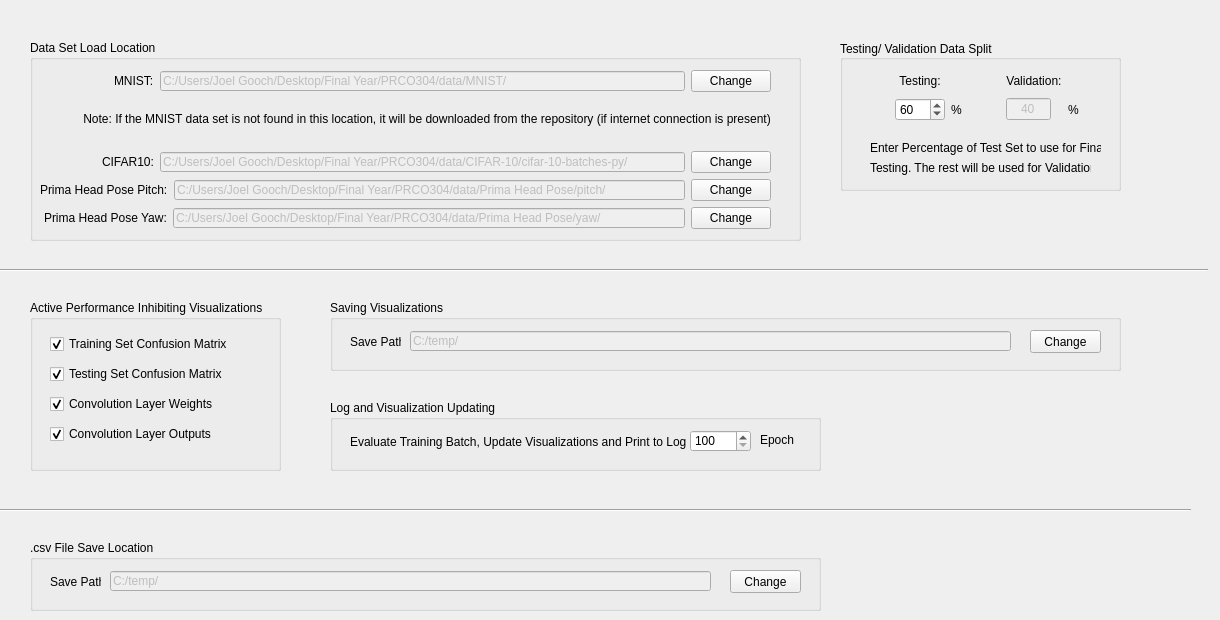
    <widget class="QWidget" name="tabSettings">
     <attribute name="title">
      <string>Settings</string>
     </attribute>
     <widget class="QGroupBox" name="grpTestValidSplit">
      <property name="geometry">
       <rect>
        <x>840</x>
        <y>40</y>
        <width>281</width>
        <height>151</height>
       </rect>
      </property>
      <property name="title">
       <string>Testing/ Validation Data Split</string>
      </property>
      <property name="alignment">
       <set>Qt::AlignLeading|Qt::AlignLeft|Qt::AlignVCenter</set>
      </property>
      <widget class="QWidget" name="gridLayoutWidget_4">
       <property name="geometry">
        <rect>
         <x>55</x>
         <y>30</y>
         <width>191</width>
         <height>51</height>
        </rect>
       </property>
       <layout class="QGridLayout" name="gridLayout_2">
        <item row="0" column="4">
         <widget class="QLabel" name="lblValidSplit">
          <property name="text">
           <string>Validation:</string>
          </property>
          <property name="alignment">
           <set>Qt::AlignCenter</set>
          </property>
         </widget>
        </item>
        <item row="1" column="5">
         <widget class="QLabel" name="lblPercent2">
          <property name="text">
           <string>%</string>
          </property>
         </widget>
        </item>
        <item row="0" column="1">
         <widget class="QLabel" name="lblTestSplit">
          <property name="text">
           <string>Testing:</string>
          </property>
          <property name="alignment">
           <set>Qt::AlignCenter</set>
          </property>
         </widget>
        </item>
        <item row="1" column="4">
         <widget class="QLineEdit" name="txtValidSplit">
          <property name="enabled">
           <bool>false</bool>
          </property>
          <property name="sizePolicy">
           <sizepolicy hsizetype="Fixed" vsizetype="Fixed">
            <horstretch>0</horstretch>
            <verstretch>0</verstretch>
           </sizepolicy>
          </property>
          <property name="maximumSize">
           <size>
            <width>45</width>
            <height>16777215</height>
           </size>
          </property>
          <property name="text">
           <string>40</string>
          </property>
          <property name="alignment">
           <set>Qt::AlignCenter</set>
          </property>
          <property name="readOnly">
           <bool>true</bool>
          </property>
         </widget>
        </item>
        <item row="1" column="2">
         <widget class="QLabel" name="lblPercent1">
          <property name="text">
           <string>%</string>
          </property>
         </widget>
        </item>
        <item row="1" column="3">
         <spacer name="horizontalSpacer_7">
          <property name="orientation">
           <enum>Qt::Horizontal</enum>
          </property>
          <property name="sizeType">
           <enum>QSizePolicy::Fixed</enum>
          </property>
          <property name="sizeHint" stdset="0">
           <size>
            <width>30</width>
            <height>20</height>
           </size>
          </property>
         </spacer>
        </item>
        <item row="1" column="1">
         <widget class="QSpinBox" name="spnTestSplit">
          <property name="sizePolicy">
           <sizepolicy hsizetype="Fixed" vsizetype="Fixed">
            <horstretch>0</horstretch>
            <verstretch>0</verstretch>
           </sizepolicy>
          </property>
          <property name="minimumSize">
           <size>
            <width>50</width>
            <height>0</height>
           </size>
          </property>
          <property name="minimum">
           <number>10</number>
          </property>
          <property name="maximum">
           <number>100</number>
          </property>
          <property name="singleStep">
           <number>10</number>
          </property>
          <property name="value">
           <number>60</number>
          </property>
         </widget>
        </item>
       </layout>
      </widget>
      <widget class="QLabel" name="lblTestValidSplit">
       <property name="geometry">
        <rect>
         <x>30</x>
         <y>100</y>
         <width>231</width>
         <height>16</height>
        </rect>
       </property>
       <property name="text">
        <string>Enter Percentage of Test Set to use for Final</string>
       </property>
      </widget>
      <widget class="QLabel" name="lblTestValidSplit2">
       <property name="geometry">
        <rect>
         <x>30</x>
         <y>120</y>
         <width>221</width>
         <height>16</height>
        </rect>
       </property>
       <property name="text">
        <string>Testing. The rest will be used for Validation.</string>
       </property>
      </widget>
     </widget>
     <widget class="QGroupBox" name="grpRunTime">
      <property name="geometry">
       <rect>
        <x>30</x>
        <y>300</y>
        <width>251</width>
        <height>171</height>
       </rect>
      </property>
      <property name="title">
       <string>Active Performance Inhibiting Visualizations</string>
      </property>
      <widget class="QWidget" name="gridLayoutWidget_5">
       <property name="geometry">
        <rect>
         <x>20</x>
         <y>30</y>
         <width>201</width>
         <height>121</height>
        </rect>
       </property>
       <layout class="QGridLayout" name="gridLayout_4">
        <item row="3" column="0">
         <widget class="QCheckBox" name="chkConvOutputs">
          <property name="text">
           <string>Convolution Layer Outputs</string>
          </property>
          <property name="checked">
           <bool>true</bool>
          </property>
         </widget>
        </item>
        <item row="0" column="0">
         <widget class="QCheckBox" name="chkTrainConf">
          <property name="text">
           <string>Training Set Confusion Matrix</string>
          </property>
          <property name="checked">
           <bool>true</bool>
          </property>
         </widget>
        </item>
        <item row="2" column="0">
         <widget class="QCheckBox" name="chkConvWeights">
          <property name="text">
           <string>Convolution Layer Weights</string>
          </property>
          <property name="checked">
           <bool>true</bool>
          </property>
         </widget>
        </item>
        <item row="1" column="0">
         <widget class="QCheckBox" name="chkTestConf">
          <property name="text">
           <string>Testing Set Confusion Matrix</string>
          </property>
          <property name="checked">
           <bool>true</bool>
          </property>
         </widget>
        </item>
       </layout>
      </widget>
     </widget>
     <widget class="QGroupBox" name="grpDataSetLocate">
      <property name="geometry">
       <rect>
        <x>30</x>
        <y>40</y>
        <width>771</width>
        <height>201</height>
       </rect>
      </property>
      <property name="title">
       <string>Data Set Load Location</string>
      </property>
      <widget class="QWidget" name="verticalLayoutWidget">
       <property name="geometry">
        <rect>
         <x>10</x>
         <y>30</y>
         <width>731</width>
         <height>159</height>
        </rect>
       </property>
       <layout class="QVBoxLayout" name="verticalLayout_2">
        <item>
         <layout class="QHBoxLayout" name="horizontalLayout_11">
          <item>
           <spacer name="horizontalSpacer_18">
            <property name="orientation">
             <enum>Qt::Horizontal</enum>
            </property>
            <property name="sizeType">
             <enum>QSizePolicy::Fixed</enum>
            </property>
            <property name="sizeHint" stdset="0">
             <size>
              <width>74</width>
              <height>20</height>
             </size>
            </property>
           </spacer>
          </item>
          <item>
           <widget class="QLabel" name="lblMNISTPath">
            <property name="text">
             <string>MNIST:</string>
            </property>
           </widget>
          </item>
          <item>
           <widget class="QLineEdit" name="txtMNISTPath">
            <property name="enabled">
             <bool>false</bool>
            </property>
            <property name="minimumSize">
             <size>
              <width>0</width>
              <height>20</height>
             </size>
            </property>
            <property name="maximumSize">
             <size>
              <width>16777215</width>
              <height>20</height>
             </size>
            </property>
            <property name="text">
             <string>C:/Users/Joel Gooch/Desktop/Final Year/PRCO304/data/MNIST/</string>
            </property>
            <property name="readOnly">
             <bool>true</bool>
            </property>
           </widget>
          </item>
          <item>
           <widget class="QPushButton" name="btnChangeMNISTPath">
            <property name="text">
             <string>Change</string>
            </property>
           </widget>
          </item>
         </layout>
        </item>
        <item>
         <layout class="QHBoxLayout" name="horizontalLayout_12">
          <item>
           <spacer name="horizontalSpacer_6">
            <property name="orientation">
             <enum>Qt::Horizontal</enum>
            </property>
            <property name="sizeHint" stdset="0">
             <size>
              <width>40</width>
              <height>20</height>
             </size>
            </property>
           </spacer>
          </item>
          <item>
           <widget class="QLabel" name="lblMNISTInfo">
            <property name="text">
             <string>Note: If the MNIST data set is not found in this location, it will be downloaded from the repository (if internet connection is present)</string>
            </property>
            <property name="alignment">
             <set>Qt::AlignCenter</set>
            </property>
           </widget>
          </item>
         </layout>
        </item>
        <item>
         <spacer name="verticalSpacer_6">
          <property name="orientation">
           <enum>Qt::Vertical</enum>
          </property>
          <property name="sizeType">
           <enum>QSizePolicy::Fixed</enum>
          </property>
          <property name="sizeHint" stdset="0">
           <size>
            <width>20</width>
            <height>5</height>
           </size>
          </property>
         </spacer>
        </item>
        <item>
         <layout class="QHBoxLayout" name="horizontalLayout_6">
          <item>
           <spacer name="horizontalSpacer_17">
            <property name="orientation">
             <enum>Qt::Horizontal</enum>
            </property>
            <property name="sizeType">
             <enum>QSizePolicy::Fixed</enum>
            </property>
            <property name="sizeHint" stdset="0">
             <size>
              <width>62</width>
              <height>20</height>
             </size>
            </property>
           </spacer>
          </item>
          <item>
           <widget class="QLabel" name="lblCIFARPath">
            <property name="text">
             <string>CIFAR10:</string>
            </property>
           </widget>
          </item>
          <item>
           <widget class="QLineEdit" name="txtCIFARPath">
            <property name="enabled">
             <bool>false</bool>
            </property>
            <property name="minimumSize">
             <size>
              <width>0</width>
              <height>20</height>
             </size>
            </property>
            <property name="maximumSize">
             <size>
              <width>16777215</width>
              <height>20</height>
             </size>
            </property>
            <property name="text">
             <string>C:/Users/Joel Gooch/Desktop/Final Year/PRCO304/data/CIFAR-10/cifar-10-batches-py/</string>
            </property>
            <property name="readOnly">
             <bool>true</bool>
            </property>
           </widget>
          </item>
          <item>
           <widget class="QPushButton" name="btnChangeCIFARPath">
            <property name="text">
             <string>Change</string>
            </property>
           </widget>
          </item>
         </layout>
        </item>
        <item>
         <layout class="QHBoxLayout" name="horizontalLayout_9">
          <item>
           <widget class="QLabel" name="lblPrimaPitchPath">
            <property name="text">
             <string>Prima Head Pose Pitch:</string>
            </property>
           </widget>
          </item>
          <item>
           <widget class="QLineEdit" name="txtPrimaPitchPath">
            <property name="enabled">
             <bool>false</bool>
            </property>
            <property name="minimumSize">
             <size>
              <width>0</width>
              <height>20</height>
             </size>
            </property>
            <property name="maximumSize">
             <size>
              <width>16777215</width>
              <height>20</height>
             </size>
            </property>
            <property name="text">
             <string>C:/Users/Joel Gooch/Desktop/Final Year/PRCO304/data/Prima Head Pose/pitch/</string>
            </property>
            <property name="readOnly">
             <bool>true</bool>
            </property>
           </widget>
          </item>
          <item>
           <widget class="QPushButton" name="btnChangePrimaPitchPath">
            <property name="text">
             <string>Change</string>
            </property>
           </widget>
          </item>
         </layout>
        </item>
        <item>
         <layout class="QHBoxLayout" name="horizontalLayout_10">
          <item>
           <spacer name="horizontalSpacer_8">
            <property name="orientation">
             <enum>Qt::Horizontal</enum>
            </property>
            <property name="sizeType">
             <enum>QSizePolicy::Fixed</enum>
            </property>
            <property name="sizeHint" stdset="0">
             <size>
              <width>4</width>
              <height>20</height>
             </size>
            </property>
           </spacer>
          </item>
          <item>
           <widget class="QLabel" name="lblPrimaYawPath">
            <property name="text">
             <string>Prima Head Pose Yaw:</string>
            </property>
           </widget>
          </item>
          <item>
           <widget class="QLineEdit" name="txtPrimaYawPath">
            <property name="enabled">
             <bool>false</bool>
            </property>
            <property name="minimumSize">
             <size>
              <width>0</width>
              <height>20</height>
             </size>
            </property>
            <property name="maximumSize">
             <size>
              <width>16777215</width>
              <height>20</height>
             </size>
            </property>
            <property name="text">
             <string>C:/Users/Joel Gooch/Desktop/Final Year/PRCO304/data/Prima Head Pose/yaw/</string>
            </property>
            <property name="readOnly">
             <bool>true</bool>
            </property>
           </widget>
          </item>
          <item>
           <widget class="QPushButton" name="btnChangePrimaYawPath">
            <property name="text">
             <string>Change</string>
            </property>
           </widget>
          </item>
         </layout>
        </item>
       </layout>
      </widget>
     </widget>
     <widget class="QGroupBox" name="grpSaveVis">
      <property name="geometry">
       <rect>
        <x>330</x>
        <y>300</y>
        <width>791</width>
        <height>71</height>
       </rect>
      </property>
      <property name="title">
       <string>Saving Visualizations</string>
      </property>
      <widget class="QLineEdit" name="txtVisSavePath">
       <property name="enabled">
        <bool>false</bool>
       </property>
       <property name="geometry">
        <rect>
         <x>80</x>
         <y>31</y>
         <width>601</width>
         <height>20</height>
        </rect>
       </property>
       <property name="minimumSize">
        <size>
         <width>0</width>
         <height>20</height>
        </size>
       </property>
       <property name="maximumSize">
        <size>
         <width>16777215</width>
         <height>20</height>
        </size>
       </property>
       <property name="text">
        <string>C:/temp/</string>
       </property>
       <property name="readOnly">
        <bool>true</bool>
       </property>
      </widget>
      <widget class="QPushButton" name="btnChangeVisPath">
       <property name="geometry">
        <rect>
         <x>700</x>
         <y>30</y>
         <width>71</width>
         <height>23</height>
        </rect>
       </property>
       <property name="text">
        <string>Change</string>
       </property>
      </widget>
      <widget class="QLabel" name="lblVisSavePath">
       <property name="geometry">
        <rect>
         <x>20</x>
         <y>30</y>
         <width>51</width>
         <height>23</height>
        </rect>
       </property>
       <property name="text">
        <string>Save Path:</string>
       </property>
      </widget>
     </widget>
     <widget class="Line" name="line_4">
      <property name="geometry">
       <rect>
        <x>-3</x>
        <y>260</y>
        <width>1211</width>
        <height>20</height>
       </rect>
      </property>
      <property name="orientation">
       <enum>Qt::Horizontal</enum>
      </property>
     </widget>
     <widget class="QGroupBox" name="grpUpdateVis">
      <property name="geometry">
       <rect>
        <x>330</x>
        <y>400</y>
        <width>491</width>
        <height>71</height>
       </rect>
      </property>
      <property name="title">
       <string>Log and Visualization Updating</string>
      </property>
      <widget class="QLabel" name="lblLogEvery">
       <property name="geometry">
        <rect>
         <x>20</x>
         <y>30</y>
         <width>501</width>
         <height>23</height>
        </rect>
       </property>
       <property name="text">
        <string>Evaluate Training Batch, Update Visualizations and Print to Log Every</string>
       </property>
      </widget>
      <widget class="QSpinBox" name="spnUpdateInterval">
       <property name="geometry">
        <rect>
         <x>360</x>
         <y>30</y>
         <width>61</width>
         <height>22</height>
        </rect>
       </property>
       <property name="minimum">
        <number>100</number>
       </property>
       <property name="maximum">
        <number>10000</number>
       </property>
       <property name="singleStep">
        <number>100</number>
       </property>
      </widget>
      <widget class="QLabel" name="lblLogEpochs">
       <property name="geometry">
        <rect>
         <x>430</x>
         <y>30</y>
         <width>34</width>
         <height>20</height>
        </rect>
       </property>
       <property name="text">
        <string>Epochs</string>
       </property>
      </widget>
     </widget>
     <widget class="Line" name="line_5">
      <property name="geometry">
       <rect>
        <x>0</x>
        <y>500</y>
        <width>1191</width>
        <height>20</height>
       </rect>
      </property>
      <property name="orientation">
       <enum>Qt::Horizontal</enum>
      </property>
     </widget>
     <widget class="QGroupBox" name="grpSaveCSV">
      <property name="geometry">
       <rect>
        <x>30</x>
        <y>540</y>
        <width>791</width>
        <height>71</height>
       </rect>
      </property>
      <property name="title">
       <string>.csv File Save Location</string>
      </property>
      <widget class="QLineEdit" name="txtCSVSavePath">
       <property name="enabled">
        <bool>false</bool>
       </property>
       <property name="geometry">
        <rect>
         <x>80</x>
         <y>31</y>
         <width>601</width>
         <height>20</height>
        </rect>
       </property>
       <property name="minimumSize">
        <size>
         <width>0</width>
         <height>20</height>
        </size>
       </property>
       <property name="maximumSize">
        <size>
         <width>16777215</width>
         <height>20</height>
        </size>
       </property>
       <property name="text">
        <string>C:/temp/</string>
       </property>
       <property name="readOnly">
        <bool>true</bool>
       </property>
      </widget>
      <widget class="QPushButton" name="btnChangeCSVPath">
       <property name="geometry">
        <rect>
         <x>700</x>
         <y>30</y>
         <width>71</width>
         <height>23</height>
        </rect>
       </property>
       <property name="text">
        <string>Change</string>
       </property>
      </widget>
      <widget class="QLabel" name="lblCSVSavePath">
       <property name="geometry">
        <rect>
         <x>20</x>
         <y>30</y>
         <width>51</width>
         <height>23</height>
        </rect>
       </property>
       <property name="text">
        <string>Save Path:</string>
       </property>
      </widget>
     </widget>
    </widget>
